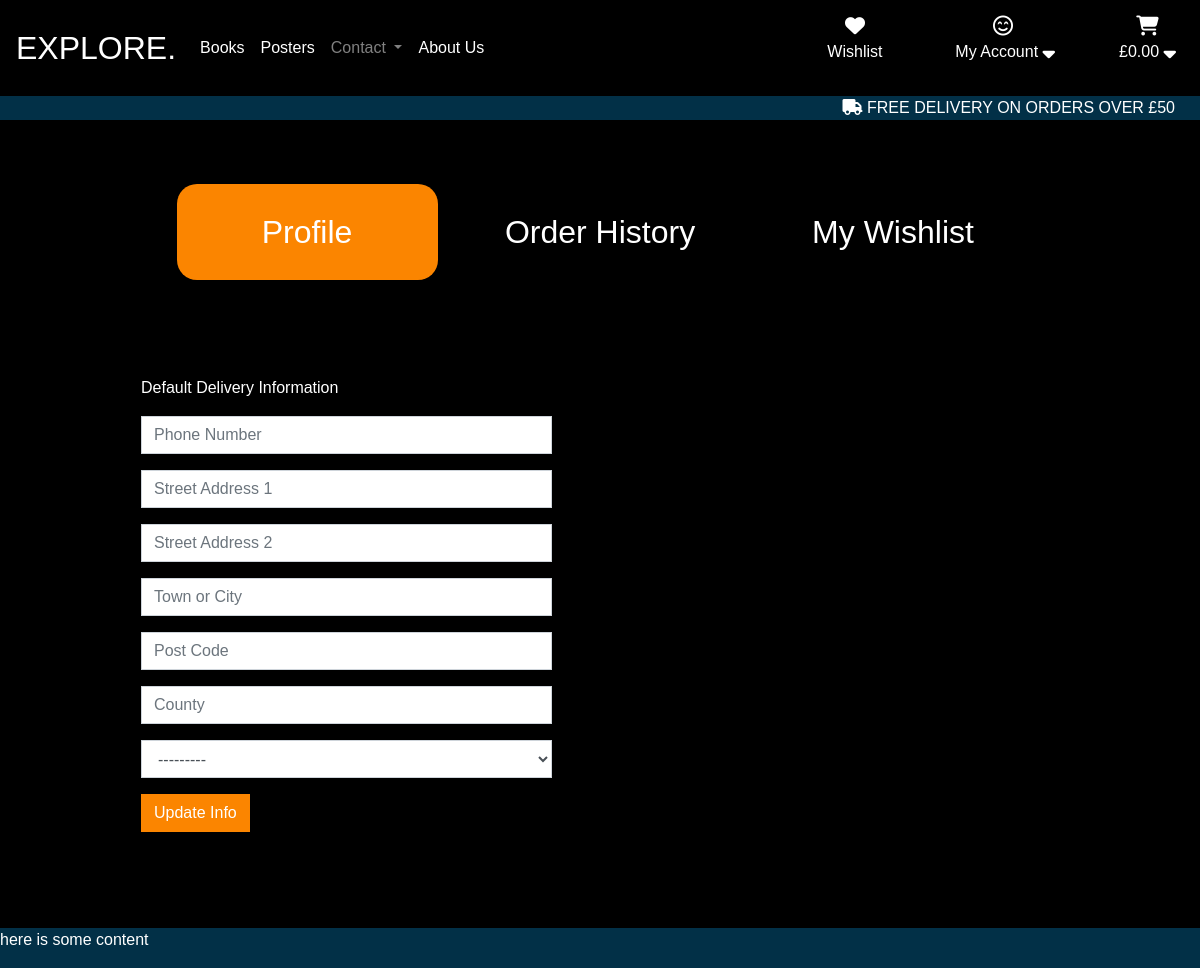
The page /profile/ (signed in) on the database as committed earlier.
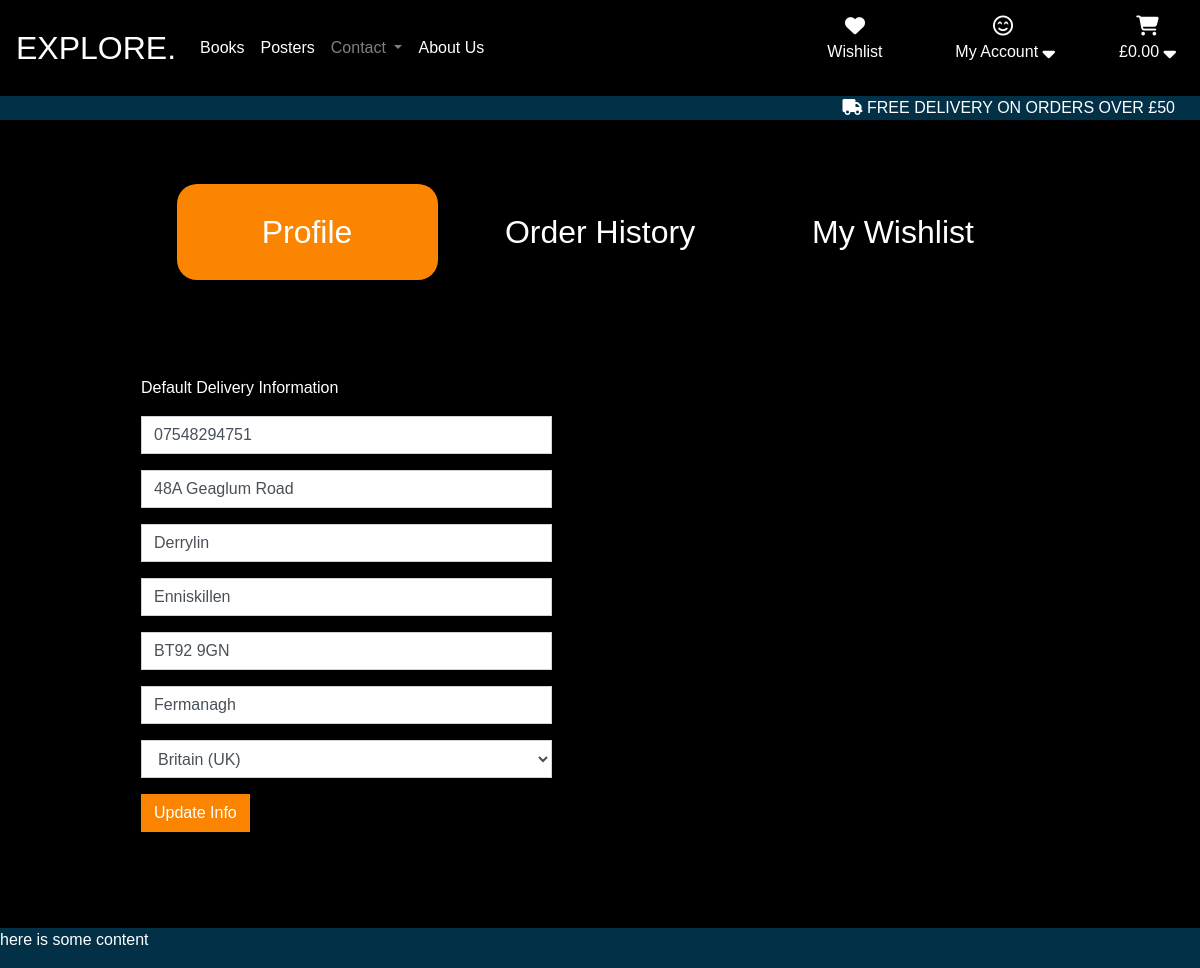
The same page on the database as committed later.
### profiles/models.py (models this page shows, shortened)
class UserProfile(models.Model):
    user = models.OneToOneField(User, on_delete=models.CASCADE)
    first_order = models.BooleanField(default='True')
    default_phone_number = models.CharField(max_length=20, null=True, blank=True)
    default_street_address1 = models.CharField(max_length=80, null=True, blank=True)
    default_street_address2 = models.CharField(max_length=80, null=True, blank=True)
    default_town_or_city = models.CharField(max_length=40, null=True, blank=True)
    default_postcode = models.CharField(max_length=20, null=True, blank=True)
    default_county = models.CharField(max_length=80, null=True, blank=True)
    default_country = CountryField(blank_label="Country", null=True, blank=True)

### profiles/views.py (the view)
# urls.py: path('', views.delivery_address, name='profile'),
def delivery_address(request):
    profile = get_object_or_404(UserProfile, user=request.user)
    if request.method == "POST":
        form = UserProfileForm(request.POST, instance=profile)
        if form.is_valid():
            form.save()
            messages.success(request, 'You successfully updated your profile!')
    template = 'profile/delivery-details.html'
    form = UserProfileForm(instance=profile)
    context = {
        'form': form,
    }
    return render(request, template, context)

### profiles/forms.py
class UserProfileForm(forms.ModelForm):
    class Meta:
        model = UserProfile
        exclude = ('user', 'first_order',)
    def __init__(self, *args, **kwargs):
        super().__init__(*args, **kwargs)
        placeholders = {
            'default_phone_number': 'Phone Number',
            'default_postcode': 'Post Code',
            'default_town_or_city': 'Town or City',
            'default_street_address1': 'Street Address 1',
            'default_street_address2': 'Street Address 2',
            'default_county': 'County',
        }
        self.fields['default_phone_number'].widget.attrs['autofocus'] = True
        for field in self.fields:
            if field != 'default_country':
                if self.fields[field].required:
                    placeholder = f'{placeholders[field]} *'
                else:
                    placeholder = placeholders[field]
                self.fields[field].widget.attrs['placeholder'] = placeholder
            self.fields[field].widget.attrs['class'] = 'rounded-0'
            self.fields[field].label = False

### profiles/templates/profile/delivery-details.html (shortened to what this page needs)
{% extends 'profile/profile-base.html' %}
{% load static %}
{% block address_active %}active{% endblock %}
{% block address_content %}
    <div class="col-12 col-lg-6 p-5">
        <p>Default Delivery Information</p>
        <form action="{% url 'profile' %}" method="POST" id="profile-form">
            {{ form|crispy }}
            <button class="btn btn-action rounded-0">Update Info</button>
        </form>
    </div>
{% endblock %}

### profiles/templates/profile/profile-base.html (shortened to what this page needs)
{% extends 'base.html' %}
{% load static %}
{% block extra_css %}
    <link rel="stylesheet" href="{% static 'profiles/css/profiles.css' %}">
{% endblock %}
{% block content %}
    <section class="container profile-container">
        <div class="row d-flex flex-column m-5">
            <div class="row page-toggle">
                <div class="col-6 col-lg-3 text-center {% block address_active %}{% endblock %}">
                    <a class="custom-link" href="{% url 'profile' %}">
                        Profile
                    </a>
                </div>
                <div class="col-6 col-lg-3 text-center {% block history_active %}{% endblock %}">
                    <a class="custom-link" href="{% url 'order_history' %}">
                        Order History
                    </a>
                </div>
                <div class="col-6 col-lg-3 text-center {% block wishlist_active %}{% endblock %}">
                    <a class="custom-link" href="{% url 'wishlist'  %}">
                        My Wishlist
                    </a>
                </div>
            </div>
            {% block address_content %}
            {% endblock %}
        </div>
    </section>
{% endblock %}

### templates/base.html (shortened to what this page needs)
{% load static %}
<!doctype html>
<html lang="en">
  <head>
    {% block core_css %}
        <link rel="stylesheet" href="https://cdn.jsdelivr.net/npm/bootstrap@4.6.2/dist/css/bootstrap.min.css">
        <link rel="stylesheet" href="{% static 'css/base.css' %}">
    {% endblock %}
    {% block extra_css %}
    {% endblock %}
  </head>
  <body>
    {% include 'includes/desktop-nav.html' %}
    {% include 'includes/top-banner.html' %}
    {% block content %}
    {% endblock %}
    <footer>
        <p>here is some content</p>
    </footer>
  </body>
</html>

### templates/includes/desktop-nav.html (shortened to what this page needs)
<nav class="navbar navbar-expand-lg nav-bar navbar-dark">
    <a class="navbar-brand" href="{% url 'home' %}">EXPLORE.</a>
    <div class="collapse navbar-collapse" id="navbarNavDropdown">
        <ul class="navbar-nav">
            <li class="nav-item active">
              <a class="nav-link" href="{% url 'books' %}">Books</a>
            </li>
            <li class="nav-item active">
              <a class="nav-link" href="{% url 'posters' %}">Posters</a>
            </li>
            <li class="nav-item dropdown">
                <a class="nav-link dropdown-toggle" href="#" role="button" data-toggle="dropdown" aria-expanded="false">
                  Contact
                </a>
            </li>
            <li class="nav-item active">
              <a class="nav-link" href="{% url 'about' %}">About Us</a>
            </li>
        </ul>
    </div>
    <div class="collapse navbar-collapse" id="navbarNavDropdown">
        <ul class="navbar-nav ml-auto">
            <li class="nav-item mr-5 text-center">
                <a class="nav-link active"
                          {% if user.is_authenticated %}
                              href="{% url 'wishlist' %}"
                          {% else %}
                              href="{% url 'account_signup' %}"
                          {% endif %}>
                  <div class="text-center">
                      <div><i class="fa-solid fa-heart"></i></div>
                        <p>&nbsp;Wishlist&nbsp;</p>
                  </div>
                </a>
            </li>
            <li class="nav-item dropdown mr-5 text-center">
                <a class="nav-link active" href="#" role="button" data-toggle="dropdown" aria-expanded="false">
                  <div class="text-center">
                    {% if user.is_authenticated %}
                      <div class="text-center"><i class="fa-regular fa-face-smile-beam"></i></div>
                        <p>&nbsp;My Account&nbsp;<i class="fa-solid fa-sort-down"></i></p>
                    {% else %}
                    <i class="fa-solid fa-door-open"></i>
                    <p>&nbsp;Login&nbsp;<i class="fa-solid fa-sort-down"></i></p>
                    {% endif %}
                  </div>
                </a>
            </li>
            <li class="nav-item active text-center">
              <a class="nav-link" data-toggle="collapse" href="#basket-sidenav" role="button" aria-expanded="false" aria-controls="basket-sidenav">
                  <div class="text-center">
                        <i class="fa-solid fa-cart-shopping"></i>
                  </div>
                  <p>
                      {% if grand_total %}
                        £{{ grand_total|floatformat:2 }}&nbsp;<i class="fa-solid fa-sort-down"></i>
                      {% else %}
                        £0.00&nbsp;<i class="fa-solid fa-sort-down"></i>
                      {% endif %}
                  </p>
              </a>
            </li>
        </ul>
    </div>
</nav>

### templates/includes/top-banner.html (shortened to what this page needs)
<div class="row top-banner">
    <div class="col-6"><i class="fa-solid fa-truck"></i>&nbsp;FREE DELIVERY ON ORDERS OVER £50</div>
</div>

### static/css/base.css (style rules this page uses)
:root { --light-blue: #8ECAE6; --blue: #219EBC; --dark-blue: #023047; --yellow: #FFB703; --orange: #FB8500; --red: #d62828; --hero-txt-bg: rgba(148, 121, 135, 0) }
*, *::before, *::after { box-sizing: border-box; }
html, body { height: 100%; width: 100%; margin: 0; }
body { background: black; color: white; font-family: 'Montserrat', sans-serif; font-weight: 400; display: flex; flex-direction: column; }
.btn-action { background-color: var(--orange); color: white; }
.top-banner { display: flex; height: 40px; width:100%; background: var(--dark-blue); margin: 0; padding: 0; text-align: right; align-items: center; padding-right: 10px; }
.navbar { background-color: black; }
.navbar ul { align-items: center; }
.navbar i { font-size: 1.25rem; }
.navbar-brand { font-size: 2rem; }
.page-toggle { display: flex; justify-content: center; margin-bottom: 2rem; }
.page-toggle div { border-radius: 20px; margin: 1rem; cursor: pointer; display: flex; justify-content: center; align-items: center; }
.page-toggle div.active, .page-toggle div.active > a { background: var(--orange); color: white; }
.custom-link, .custom-link:hover { text-decoration: none; color: var(--orange); position: relative; font-size: 2rem; color: white }
.custom-link::after { content: ''; position: absolute; left: 0; bottom: 0; width: 100%; height: 2px; background: var(--orange); transform: scaleX(0); transform-origin: right; transition: transform 250ms ease-in; }
footer { width: 100%; background-color: var(--dark-blue); flex-shrink: 0; }

### profiles/static/profiles/css/profiles.css (style rules this page uses)
.profile-container { flex: 1 0 auto; }

Rows that differ between the two databases and show on the page:
changed UserProfile: default_phone_number (not shown) → "07548294751"; default_street_address1 (not shown) → "48A Geaglum Road"; default_street_address2 (not shown) → "Derrylin"; default_town_or_city (not shown) → "Enniskillen"; default_postcode (not shown) → "BT92 9GN"; default_county (not shown) → "Fermanagh"; default_country "---------" → "Britain (UK)"
